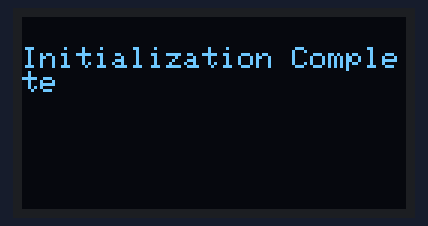
The sketch below on a simulated ESP32. Parts: 128×64 one-colour display.

Above: at 0.1 s.

The sketch:

esp32_master.ino
```cpp
#include <SPI.h>              //Library for using SPI Communication
#include <mcp2515.h>          //Library for using CAN Communication (https://github.com/autowp/arduino-mcp2515/)
#include <Wire.h>
#include <Adafruit_GFX.h>
#include <Adafruit_SSD1306.h>
#define SCREEN_WIDTH 128 // OLED display width, in pixels
#define SCREEN_HEIGHT 64 // OLED display height, in pixels

// Declaration for an SSD1306 display connected to I2C (SDA, SCL pins)
#define OLED_RESET     -1 // Reset pin # (or -1 if sharing Arduino reset pin)
#define I2C_SDA 35
#define I2C_SCL 34
Adafruit_SSD1306 display(SCREEN_WIDTH, SCREEN_HEIGHT, &Wire, OLED_RESET);
MCP2515 mcp2515(5);                 // SPI CS Pin 10

struct can_frame canMsg;
int decimalpoint = 3;
float datarecieved[10];
char datarecieve_category[] = {'w'};
void setup()
{
  Serial.begin(9600);                //Begins Serial Communication at 9600 baudrate
  SPI.begin();                       //Begins SPI communication
  Wire.begin();
  if (!display.begin(SSD1306_SWITCHCAPVCC, 0x3C)) {
    Serial.println(F("SSD1306 allocation failed"));
    for (;;); // Don't proceed, loop forever
  }
  display.clearDisplay();

  display.setTextSize(1);
  display.setTextColor(WHITE);
  display.setCursor(0, 10);
  // Display static text
  display.println("Initialization Complete");
  display.display();
  mcp2515.reset();
  mcp2515.setBitrate(CAN_250KBPS, MCP_8MHZ); //Sets CAN at speed 500KBPS and Clock 8MHz
  mcp2515.setNormalMode();                  //Sets CAN at normal mode
  delay(1000);
  display.clearDisplay();
}
void display_information() {
  for (int i = 0; i < 1; i++) {
    display.clearDisplay();
    display.setCursor(0, 10);
    // Display static text
    display.print(datarecieve_category[i]);
    display.print(": ");
    display.println(datarecieved[i]);
    display.display();
  }

}
//breakdown floating points to a specific decimal point
int* decimal_breakdown(float value, int decimalpoint) {
  int digit_array [decimalpoint + 1];
  digit_array[0] = int(value);
  for (int i = 0; i < decimalpoint; i++) {
    value = value - int(value);
    value = value * 10;
    digit_array[i + 1] = int(value);
  }
//if (category == 'w') {
    //for (int i = 0; i < decimalpoint + 1; i++) {
      //windshieldwipercurrent[i] = digit_array[i];
    //}
  //}
}
//MCP2515 functions --------------------------------------------------------------------------------
void receiver() {
  if (mcp2515.readMessage(&canMsg) == MCP2515::ERROR_OK) // To receive data (Poll Read)
  {

    if (canMsg.can_id == 0x0030) { //if arduino 2 sending data
      //scan which type of data is coming in
      for (int k = 0; k < sizeof(datarecieve_category) / sizeof(datarecieve_category[0]); k++) {
        if (canMsg.data[k] == datarecieve_category[k]) {
          float value  = 0;
          //do calculation
          for (int i = 1; i < decimalpoint + 2; i++) {
            value = value + canMsg.data[i] * pow(0.1, (i - 1));
          }
          //store to proper index of data array
          datarecieved[k] = value;
          Serial.print(datarecieve_category[k]);
          Serial.print(": ");
          Serial.println(datarecieved[k]);


        }
      }
    }
    if (canMsg.can_id == 0x0032) { //if arduino 1 sending data
      //int voltValue = canMsg1.data[0];
      //Serial.println(voltValue);
      //delay(200);
    }
  }
}
//MCP2515 functions --------------------------------------------------------------------------------
void loop()
{

  receiver();
  display_information();
  delay(400);
}
```
